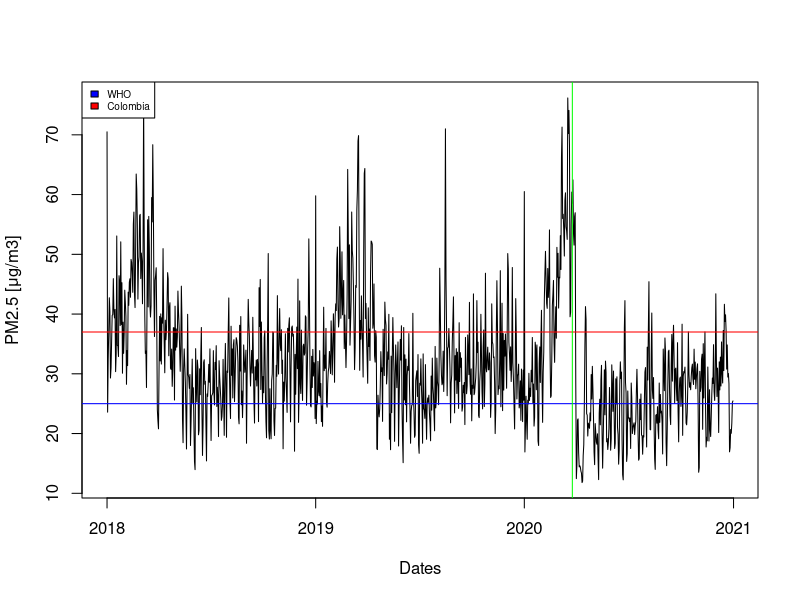

This chart was generated by the following R code:
## Medellin Data

# Read Medellin data
PM25_Med <- read.csv("datosMedellin/PM25_resumen.csv")

PM25_Med <- subset(PM25_Med, (fecha >= "2018-01-01") & (fecha <= "2020-12-31"))

rownames(PM25_Med) <- NULL

# Exceedances ------------------------------------------------------------------

pm25who <- 25
pm25col <- 37

excePM25who_Med <- which(PM25_Med$PM25 > pm25who)
excePM25col_Med <- which(PM25_Med$PM25 > pm25col)

# Mandatory Preventive Isolation -----------------------------------------------

fecha <- as.Date(PM25_Med$fecha)
day <- sum(fecha < as.Date("2020-03-25"))
sum(excePM25who_Med < day)
sum(excePM25who_Med >= day)
sum(excePM25col_Med < day)
sum(excePM25col_Med >= day)

# Gráficas de las series de tiempo ---------------------------------------------

plot(as.Date(PM25_Med$fecha), PM25_Med$PM25,'l', xlab="Dates", ylab="PM2.5 [μg/m3]")
abline(h=25, col="blue")
abline(h=37, col="red")
abline(v=as.Date("2020-03-25"), col="green")
legend(x = "topleft", legend = c("WHO", "Colombia"), fill = c("blue", "red"), cex = 0.6)
